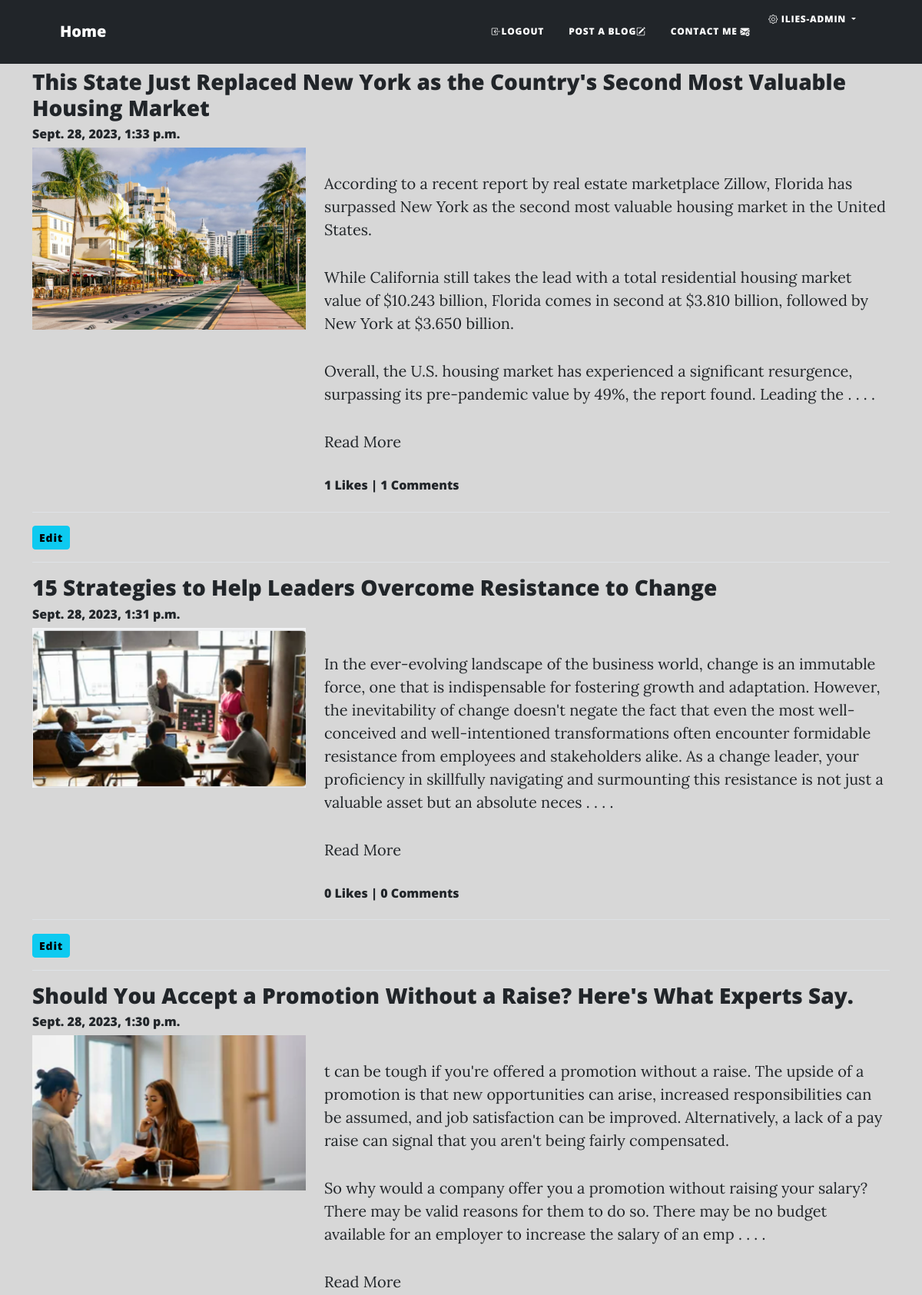
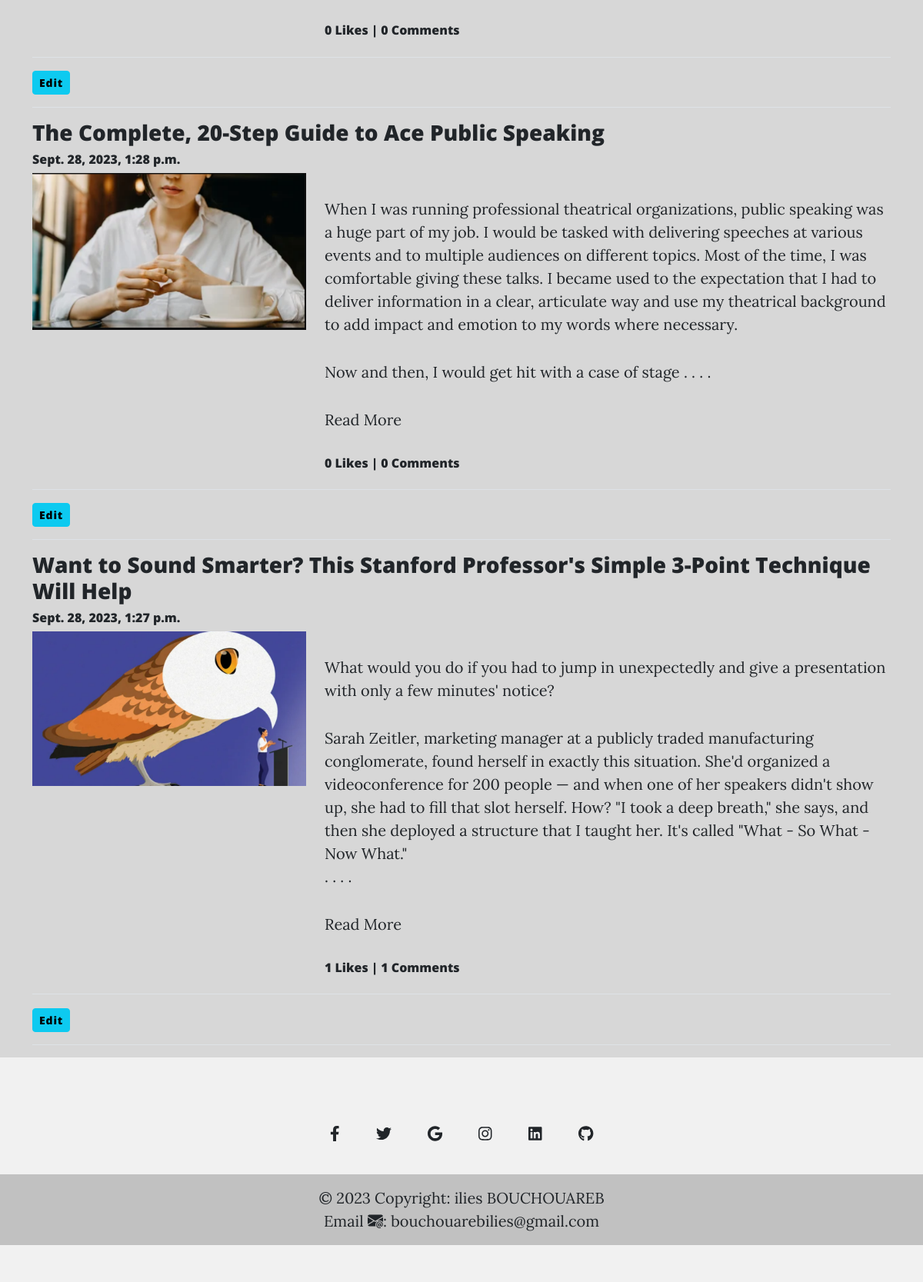
The app's page /blog/my-blog/ (signed in) with its own data (2 pictures, top to bottom).
### App_Blog/models.py (models this page shows, shortened)
class Blog(models.Model):
    author = models.ForeignKey(User ,on_delete=models.CASCADE, related_name='post_author')
    blog_title = models.CharField(max_length=264,verbose_name='Put a title')
    slug = models.SlugField(max_length=264, unique=True)
    blog_content = models.TextField(verbose_name='what is on you mind ?')
    blog_image = models.ImageField(upload_to='blog_images',verbose_name='Blog Image')
    publish_date = models.DateTimeField(auto_now_add=True)
    update_date = models.DateTimeField(auto_now=True)
    class Meta:
        ordering = ['-publish_date']

### App_Blog/views.py (the view)
# urls.py: path('my-blog/',views.MyBlogs.as_view(),name='my_blogs'),
class MyBlogs(LoginRequiredMixin,TemplateView):
    template_name='App_Blog/my_blogs.html'

### App_Blog/templatetags/custom_filters.py (called while the page is built)
def range_filter(value):
    return value[0:500] +" . . . ."

### templates/App_Blog/my_blogs.html (shortened to what this page needs)
{% extends 'base.html' %}
{% load custom_filters %}
{% block body_block %}
    {% for blog in user.post_author.all  %}
        <h3>{{ blog.blog_title }}</h3>
        <h6>{{ blog.publish_date }}</h6>
        <div class="row">
            <div class="col-sm-4">
                <img src="/media/{{blog.blog_image}}" alt="" width="100%">
            </div>
            <div class="col-sm-8">
                <p>{{ blog.blog_content|range_filter|linebreaks }}
                    <a href="{% url 'App_Blog:blog_details' slug=blog.slug %}">Read More</a>
                  </p>
                  <h6>{{ blog.liked_blog.count }} Likes | {{ blog.blog_comment.count }} Comments</h6>
            </div>
        </div>
        <hr>
        <a href="{% url 'App_Blog:edit_blog' pk=blog.pk %} " class="btn btn-info btn-sm">Edit</a>
        <hr>
    {% endfor %}
{% endblock body_block %}

### templates/base.html (shortened to what this page needs)
<!doctype html>
<html lang="en">
{% load static %}
  <head>
    <link href="https://cdn.jsdelivr.net/npm/bootstrap@5.3.1/dist/css/bootstrap.min.css" rel="stylesheet">
    <link rel="stylesheet" href="https://cdn.jsdelivr.net/npm/bootstrap-icons@1.10.2/font/bootstrap-icons.css">
        <link href="{% static 'css/styles.css' %}" rel="stylesheet" />
  </head>
  <body style="background-color: #d7d7d7;">
    <nav class="navbar navbar-expand-lg navbar-light bg-dark" id="mainNav">
      <div class="container px-4 px-lg-5">
        <a class="navbar-brand" href="{% url 'index' %}" id="homeLink">Home</a>
        <div class="collapse navbar-collapse" id="navbarResponsive">
          <ul class="navbar-nav ms-auto py-4 py-lg-0">
            {% if user.is_authenticated %}
              <li class="nav-item"><a class="nav-link px-lg-3 py-3 py-lg-4" href="{% url 'App_Login:logout' %}"><i class="bi bi-box-arrow-in-left"></i>Logout</a></li>
              <li class="nav-item"><a class="nav-link px-lg-3 py-3 py-lg-4" href="{% url 'App_Blog:create_blog' %}">Post a Blog<i class="bi bi-pencil-square"></i></a></li>
            {% else %}
              <li class="nav-item"><a class="nav-link px-lg-3 py-3 py-lg-4" href="{% url 'App_Login:signup' %}">Sign Up</a></li>
              <li class="nav-item"><a class="nav-link px-lg-3 py-3 py-lg-4" href="{% url 'App_Login:signin' %}">Login<i class="bi bi-box-arrow-in-right"></i></a></li>
            {% endif %}
            <li class="nav-item"><a class="nav-link px-lg-3 py-3 py-lg-4" href="{% url 'App_Login:contact' %}">Contact Me <i class="bi bi-envelope-plus-fill"></i></a></li>
            {% if user.is_authenticated %}
              <li class="nav-item dropdown">
                <a href="#" class="nav-link dropdown-toggle" id="navbardrop" data-toggle="dropdown">
                  <i class="bi bi-gear"></i> {{ user.username }}
                </a>
              </li>
            {% endif %}
          </ul>
        </div>
      </div>
    </nav>
    <br><br><br>
   <section class="container"  >
    {% block body_block %}
    {% endblock  %}
  </section>
    <footer class="text-center text-white" style="background-color: #f1f1f1;">
      <div class="container pt-4">
        <section class="mb-4">
          <a
            class="btn btn-link btn-floating btn-lg text-dark m-1"
            href="https://www.facebook.com/people/IL-Yas/pfbid0BiJNPTtpnbcVAQjkLMRWbArqNWqAZHNAicZfXqWMADbQXJZJ69vbMzkrDD4qZjjSl/"
            role="button"
            data-mdb-ripple-color="dark"
            ><i class="fab fa-facebook-f"></i
          ></a>
          <a
            class="btn btn-link btn-floating btn-lg text-dark m-1"
            href="https://twitter.com/i_iliees"
            role="button"
            data-mdb-ripple-color="dark"
            ><i class="fab fa-twitter"></i
          ></a>
          <a
            class="btn btn-link btn-floating btn-lg text-dark m-1"
            href="#!"
            role="button"
            data-mdb-ripple-color="dark"
            ><i class="fab fa-google"></i
          ></a>
          <a
            class="btn btn-link btn-floating btn-lg text-dark m-1"
            href="https://www.instagram.com/i_iliees_/?hl=af"
            role="button"
            data-mdb-ripple-color="dark"
            ><i class="fab fa-instagram"></i
          ></a>
          <a
            class="btn btn-link btn-floating btn-lg text-dark m-1"
            href="https://www.linkedin.com/in/ilies-bouchouareb-80a18a218/"
            role="button"
            data-mdb-ripple-color="dark"
            ><i class="fab fa-linkedin"></i
          ></a>
          <a
            class="btn btn-link btn-floating btn-lg text-dark m-1"
            href="https://github.com/iliees"
            role="button"
            data-mdb-ripple-color="dark"
            ><i class="fab fa-github"></i
          ></a>
        </section>
      </div>
      <div class="text-center text-dark p-3" style="background-color: rgba(0, 0, 0, 0.2);">
        © 2023 Copyright:
        <a class="text-dark" href="https://mdbootstrap.com/">ilies BOUCHOUAREB</a>
        <br>
        Email <i class="bi bi-envelope-at-fill"></i>: bouchouarebilies@gmail.com
      </div>
    </footer>
  </body>
</html>

### templates/base.html (style rules this page uses)
#homeLink { color: #fff; }
#navbarResponsive { background-color: #212529; }
#navbarResponsive a.nav-link { color: #DCD2D0; }

### records on screen
Blog: blog_title "This State Just Replaced New York as the Country's Second Most Valuable Housing Market", publish_date "Sept. 28, 2023, 1:33 p.m.", blog_image (picture), blog_content|range_filter "According to a recent report by real estate marketplace Zillow, Florida has surpassed New York as the second most valuable housing market in the United States. While California still takes the lead with a total residential housing market value of $10.243 billion, Florida comes in second at $3.810 billion, followed by New York at $3.650 billion. Overall, the U.S. housing market has experienced a significant resurgence, surpassing its pre-pandemic value by 49%, the report found. Leading the . . . .", liked_blog.count "1", blog_comment.count "1"
Blog: blog_title "15 Strategies to Help Leaders Overcome Resistance to Change", publish_date "Sept. 28, 2023, 1:31 p.m.", blog_image (picture), blog_content|range_filter "In the ever-evolving landscape of the business world, change is an immutable force, one that is indispensable for fostering growth and adaptation. However, the inevitability of change doesn't negate the fact that even the most well-conceived and well-intentioned transformations often encounter formidable resistance from employees and stakeholders alike. As a change leader, your proficiency in skillfully navigating and surmounting this resistance is not just a valuable asset but an absolute neces . . . .", liked_blog.count "0", blog_comment.count "0"
Blog: blog_title "Should You Accept a Promotion Without a Raise? Here's What Experts Say.", publish_date "Sept. 28, 2023, 1:30 p.m.", blog_image (picture), blog_content|range_filter "t can be tough if you're offered a promotion without a raise. The upside of a promotion is that new opportunities can arise, increased responsibilities can be assumed, and job satisfaction can be improved. Alternatively, a lack of a pay raise can signal that you aren't being fairly compensated. So why would a company offer you a promotion without raising your salary? There may be valid reasons for them to do so. There may be no budget available for an employer to increase the salary of an emp . . . .", liked_blog.count "0", blog_comment.count "0"
Blog: blog_title "The Complete, 20-Step Guide to Ace Public Speaking", publish_date "Sept. 28, 2023, 1:28 p.m.", blog_image (picture), blog_content|range_filter "When I was running professional theatrical organizations, public speaking was a huge part of my job. I would be tasked with delivering speeches at various events and to multiple audiences on different topics. Most of the time, I was comfortable giving these talks. I became used to the expectation that I had to deliver information in a clear, articulate way and use my theatrical background to add impact and emotion to my words where necessary. Now and then, I would get hit with a case of stage . . . .", liked_blog.count "0", blog_comment.count "0"
Blog: blog_title "Want to Sound Smarter? This Stanford Professor's Simple 3-Point Technique Will Help", publish_date "Sept. 28, 2023, 1:27 p.m.", blog_image (picture), blog_content|range_filter "What would you do if you had to jump in unexpectedly and give a presentation with only a few minutes' notice? Sarah Zeitler, marketing manager at a publicly traded manufacturing conglomerate, found herself in exactly this situation. She'd organized a videoconference for 200 people — and when one of her speakers didn't show up, she had to fill that slot herself. How? \"I took a deep breath,\" she says, and then she deployed a structure that I taught her. It's called \"What - So What - Now What.\" . . . .", liked_blog.count "1", blog_comment.count "1"

### other values on screen
{{ user.username }} "ILIES-ADMIN"
